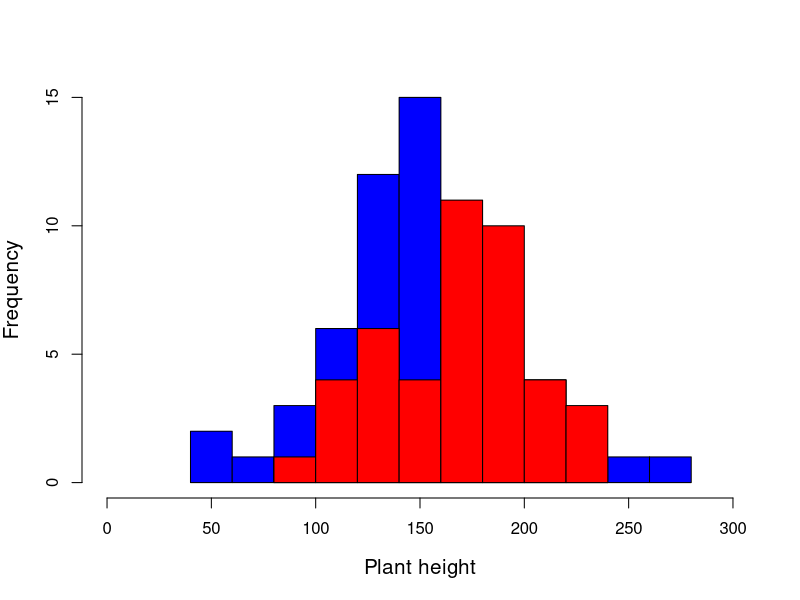
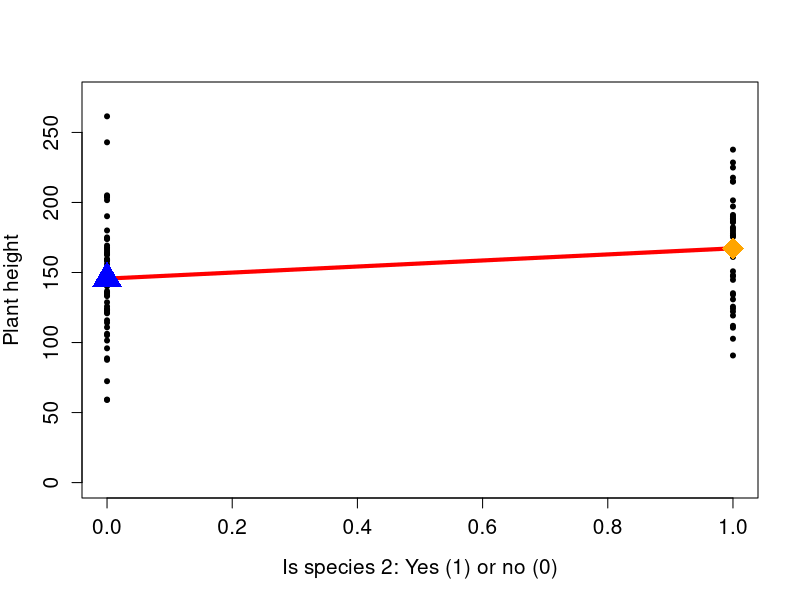

Write the R code that produced these figures, in order.
plant_data <- read.csv(file = "two_discrete_x_values.csv");

species_1 <- plant_data$height[plant_data$species_ID == "species_1"];
species_2 <- plant_data$height[plant_data$species_ID == "species_2"];
hist(species_1, breaks = 10, col = "blue", xlim = c(0, 300), 
     main = "", xlab = "Plant height", cex.lab = 1.25, 
     ylim = c(0, 15));
hist(species_2, breaks = 10, col = "red", add = TRUE)
#legend(x = 0, y = 15, fill = c("red", "blue"), 
#       legend = c("species_2", "species_1"));


n1     <- length(species_1);
n2     <- length(species_2);
var_y1 <- var(species_1);
var_y2 <- var(species_2);
s_p    <- sqrt(((n1 - 1)*var_y1 + (n2 - 1)*var_y2)/(n1 + n2 - 2));
SEybar <- s_p * sqrt((n1 + n2) / (n1*n2));
tval   <- (mean(species_1) - mean(species_2)) / SEybar;

#################
#################  Using the t-test function in R and lm
#################
t.test(species_1, species_2, var.equal = TRUE);

# Use a linear model instead to get the same numbers
lmod1 <- lm(height ~ 1 + species_ID, data = plant_data);
summary(lmod1);


#################
#################  How R sees the linear model and t-test
#################
is_species_2 <- as.numeric(plant_data$species_ID == "species_2");
plant_height <- plant_data$height;
lm_table_eg  <- data.frame(plant_height, is_species_2);


#################
#################  Thinking about this in a plot
#################
plot(x = lm_table_eg$is_species_2, y = lm_table_eg$plant_height, 
     ylim = c(0, 275), pch = 20, cex.axis = 1.25, cex.lab = 1.25, 
     ylab = "Plant height", xlab = "Is species 2: Yes (1) or no (0)", 
     xlim = c(0, 1));
lines(x = c(0, 1), y = c(summary(lmod1)$coefficients[1,1], 
                         summary(lmod1)$coefficients[1,1] + 
                           summary(lmod1)$coefficients[2,1]),
      col = "red", lwd = 4);
points(x = 0, y = summary(lmod1)$coefficients[1,1], pch = 17, 
       col = "blue", cex = 3);
points(x = 1, y = summary(lmod1)$coefficients[1,1] + 
         summary(lmod1)$coefficients[2,1], pch = 18, col = "orange", cex = 3);


#################
#################  Analysis of variance with two categories
#################
aov_1 <- aov(height ~ species_ID, data = plant_data);
summary(aov_1);


#################
#################  What happens when we have three categories? ANOVA
#################
plant_data <- read.csv(file = "three_discrete_x_values.csv");
aov_2 <- aov(height ~ species_ID, data = plant_data);
summary(aov_2);



#################
#################  Three categories with a linear model
#################
lmod2 <- lm(height ~ 1 + species_ID, data = plant_data);
summary(lmod2);

# Can we check out the mean values?
tapply(X = plant_data$height, INDEX = plant_data$species_ID, 
       FUN = mean);


#################
#################  What's really going on with 3 groups?
#################
the_intercept <- rep(x = 1, length = length(plant_data$height));
is_species_2  <- as.numeric(plant_data$species_ID == "species_2");
is_species_3  <- as.numeric(plant_data$species_ID == "species_3");
lm_table_eg   <- data.frame(plant_data$height, the_intercept, 
                            is_species_2, is_species_3);
head(lm_table_eg);







#################
#################  Even more elegant, using matrices!
#################
Y <- as.matrix(lm_table_eg[,1]);
X <- as.matrix(lm_table_eg[,2:4]);

# Now solve for Beta in:  Y = X * Beta
betas <- solve( t(X) %*% X ) %*% t(X) %*% Y;
print(betas);

# Compare back to this
summary(lmod2);












